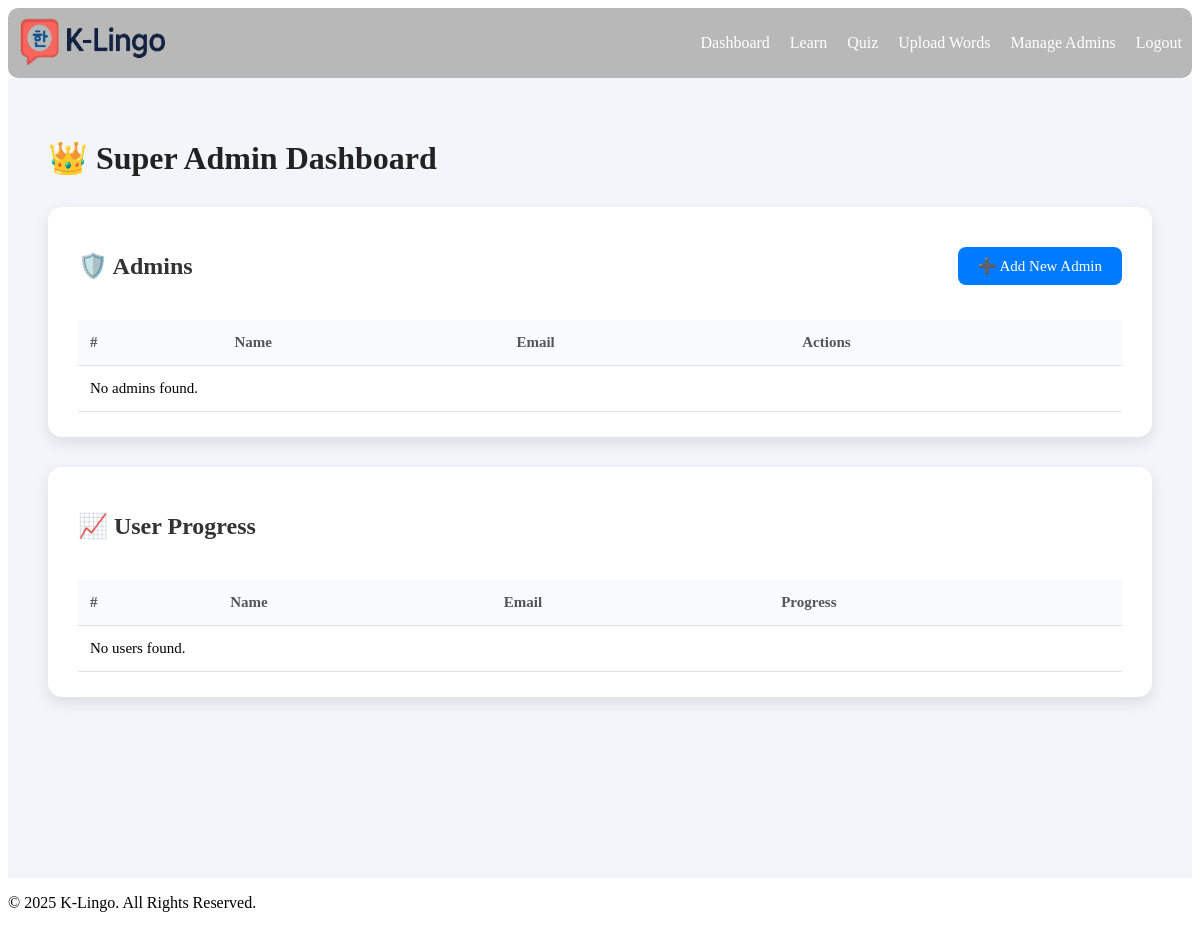
Page /views/superadmin/manage-admins.php (signed in) on the earlier database version.
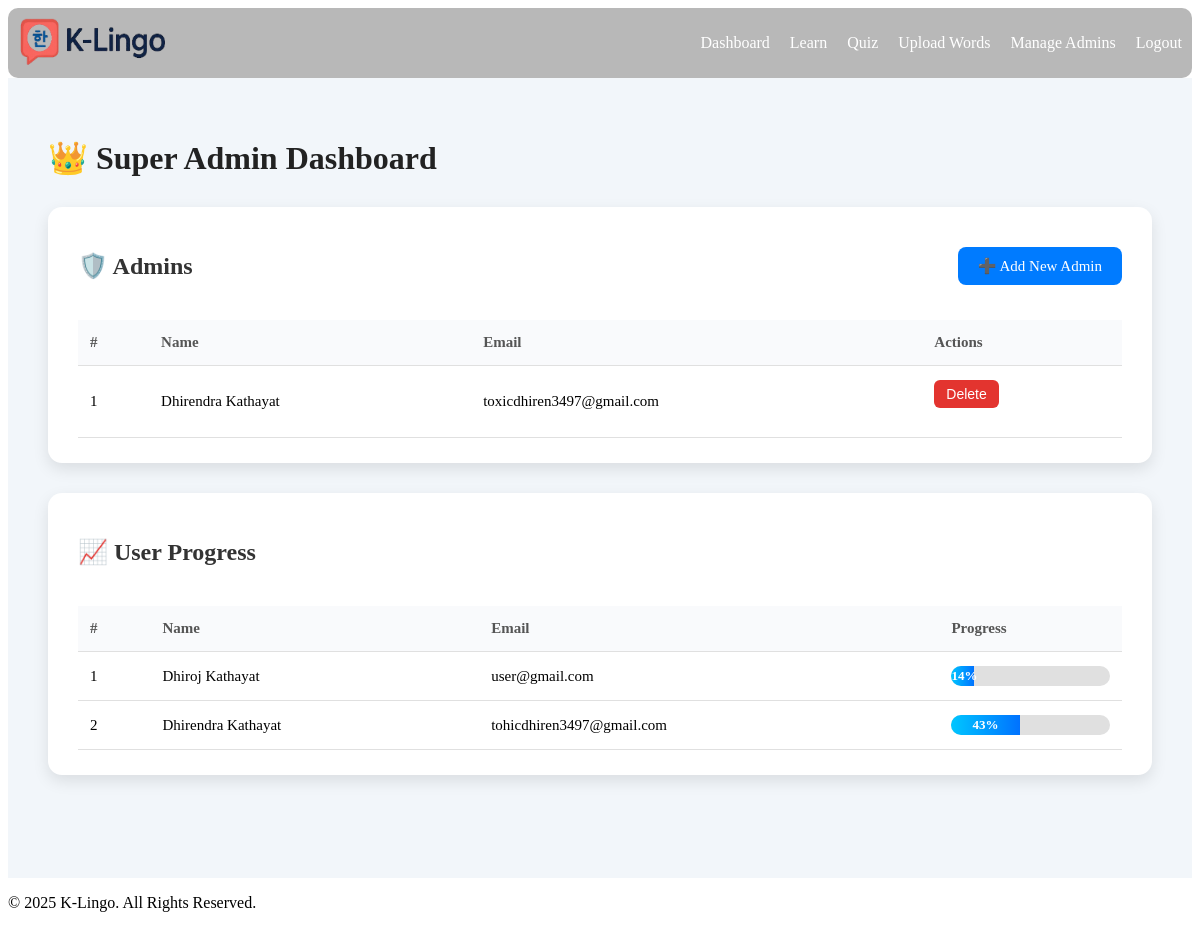
Same page on the later database version.
### tables this page shows
CREATE TABLE `users` (
  `id` int(11) NOT NULL,
  `name` varchar(100) NOT NULL,
  `email` varchar(100) NOT NULL,
  `password` varchar(255) NOT NULL,
  `role` enum('user','admin','super_admin') DEFAULT 'user',
  `created_at` timestamp NOT NULL DEFAULT current_timestamp()
);

### includes/auth.php (called while the page is built, shortened)
<?php
function isAdmin() {
    return isset($_SESSION['role']) && ($_SESSION['role'] === 'admin' || $_SESSION['role'] === 'super_admin');
}
function isSuperAdmin() {
    return isset($_SESSION['role']) && $_SESSION['role'] === 'super_admin';
}
?>

### views/superadmin/manage-admins.php (the view, shortened to what this page needs)
<?php
require_once('../../includes/db.php');
require_once('../../includes/auth.php');
$admins = [];
$adminQuery = "SELECT id, name, email FROM users WHERE role = 'admin'";
$result = $conn->query($adminQuery);
if ($result) {
    while ($row = $result->fetch_assoc()) {
        $admins[] = $row;
    }
} else {
    die("Admin Query Failed: " . $conn->error);
}
$totalLessonsQuery = "SELECT COUNT(*) as total_lessons FROM lessons";
$totalLessonsResult = $conn->query($totalLessonsQuery);
$totalLessons = 0;
if ($totalLessonsResult) {
    $row = $totalLessonsResult->fetch_assoc();
    $totalLessons = (int)$row['total_lessons'];
} else {
    die("Total Lessons Query Failed: " . $conn->error);
}
$users = [];
$userQuery = "
    SELECT u.id, u.name, u.email, u.role,
           SUM(CASE WHEN p.completed = 1 THEN 1 ELSE 0 END) AS completed_lessons
    FROM users u
    LEFT JOIN user_progress p ON u.id = p.user_id
    WHERE u.role = 'user'
    GROUP BY u.id
";
$userResult = $conn->query($userQuery);
if ($userResult) {
    while ($row = $userResult->fetch_assoc()) {
        $users[] = $row;
    }
} else {
    die("User Query Failed: " . $conn->error);
}
?>
<?php include('../../includes/header.php'); ?>
<div class="superadmin-container">
    <h1>👑 Super Admin Dashboard</h1>
    <div class="card">
        <div class="card-header">
            <h2>🛡️ Admins</h2>
            <a href="create-admin.php" class="btn-primary">➕ Add New Admin</a>
        </div>
        <div class="table-wrapper">
        <table>
            <thead>
                <tr>
                    <th>#</th>
                    <th>Name</th>
                    <th>Email</th>
                    <th>Actions</th>
                </tr>
            </thead>
            <tbody>
                <?php if (count($admins) > 0): ?>
                    <?php foreach ($admins as $index => $admin): ?>
                        <tr>
                            <td><?php echo $index + 1; ?></td>
                            <td><?php echo htmlspecialchars($admin['name']); ?></td>
                            <td><?php echo htmlspecialchars($admin['email']); ?></td>
                            <td>
                                <form action="delete-admin.php" method="POST" onsubmit="return confirm('Are you sure you want to delete this admin?');">
                                    <button type="submit" class="btn-danger"> Delete</button>
                                </form>
                            </td>
                        </tr>
                    <?php endforeach; ?>
                <?php else: ?>
                    <tr><td colspan="4">No admins found.</td></tr>
                <?php endif; ?>
            </tbody>
        </table>
        </div>
    </div>
    <div class="card">
        <div class="card-header">
            <h2>📈 User Progress</h2>
        </div>
        <div class="table-wrapper">
        <table>
            <thead>
                <tr>
                    <th>#</th>
                    <th>Name</th>
                    <th>Email</th>
                    <th>Progress</th>
                </tr>
            </thead>
            <tbody>
                <?php if (count($users) > 0): ?>
                    <?php foreach ($users as $index => $user): ?>
                        <tr>
                            <td><?php echo $index + 1; ?></td>
                            <td><?php echo htmlspecialchars($user['name']); ?></td>
                            <td><?php echo htmlspecialchars($user['email']); ?></td>
                            <td>
                                <?php
                                    $progress = 0;
                                    if ($totalLessons > 0) {
                                        $progress = round(($user['completed_lessons'] / $totalLessons) * 100);
                                    }
                                ?>
                                <div class="progress-bar">
                                    <div class="progress-fill" style="width: <?php echo $progress; ?>%;">
                                        <?php echo $progress; ?>%
                                    </div>
                                </div>
                            </td>
                        </tr>
                    <?php endforeach; ?>
                <?php else: ?>
                    <tr><td colspan="4">No users found.</td></tr>
                <?php endif; ?>
            </tbody>
        </table>
        </div>
    </div>
</div>
<?php include('../../includes/footer.php'); ?>

### includes/header.php (shortened to what this page needs)
<header>
    <nav>
        <div class="logo">
            <a href="/klingo/views/dashboard.php">
                <img src="/klingo/assets/images/logo.png" alt="logo" style="width: 150px; height: 50px;">
            </a>
        </div>
        <ul id="nav-links">
            <?php if (isset($_SESSION['user_id'])): ?>
                <li><a href="/klingo/views/dashboard.php">Dashboard</a></li>
                <li><a href="/klingo/views/learn.php">Learn</a></li>
                <li><a href="/klingo/views/quiz.php">Quiz</a></li>
                <?php if (isAdmin()): ?>
                    <li><a href="/klingo/views/admin/upload.php">Upload Words</a></li>
                <?php endif; ?>
                <?php if (isSuperAdmin()): ?>
                    <li><a href="/klingo/views/superadmin/manage-admins.php">Manage Admins</a></li>
                <?php endif; ?>
                <li><a href="/klingo/api/logout.php">Logout</a></li>
            <?php else: ?>
                <li><a href="/klingo/views/login.php">Login</a></li>
                <li><a href="/klingo/views/register.php">Register</a></li>
            <?php endif; ?>
        </ul>
    </nav>
</header>

### includes/footer.php (shortened to what this page needs)
<footer>
    <p>&copy; <?php echo date('Y'); ?> K-Lingo. All Rights Reserved.</p>
</footer>
</body>
</html>

### includes/header.php (style rules this page uses)
header { z-index: 9999; background-color: rgba(83, 83, 83, 0.41); color: #efff; padding: 10px 0; border-radius: 10px; }
nav { display: flex; justify-content: space-between; align-items: center; max-width: 1200px; margin: 0 auto; padding: 0 10px; position: relative; }
.logo a { text-decoration: none; }
ul { list-style: none; display: flex; gap: 20px; transition: all 0.3s ease-in-out; }
li a { color: #fff; text-decoration: none; font-size: 16px; }

### views/superadmin/manage-admins.php (style rules this page uses)
.superadmin-container { padding: 40px; background: #f2f6fa; min-height: 90vh; }
h1 { font-size: 32px; margin-bottom: 30px; color: #222; }
.card { background: #fff; padding: 25px 30px; margin-bottom: 30px; border-radius: 14px; box-shadow: 0 6px 16px rgba(0,0,0,0.1); }
.card-header { display: flex; justify-content: space-between; align-items: center; margin-bottom: 20px; }
h2 { font-size: 24px; color: #333; }
.btn-primary { background: #007bff; color: white; padding: 10px 20px; text-decoration: none; border-radius: 8px; font-size: 15px; transition: background 0.3s ease; }
.btn-danger { background: #e3342f; color: white; padding: 6px 12px; border: none; border-radius: 6px; cursor: pointer; font-size: 14px; transition: background 0.3s ease; }
.table-wrapper { overflow-x: auto; }
table { width: 100%; border-collapse: collapse; font-size: 15px; }
th, td { padding: 14px 12px; text-align: left; border-bottom: 1px solid #e0e0e0; }
thead { background: #f9fafc; }
th { color: #555; }
.progress-bar { background: #e0e0e0; border-radius: 30px; overflow: hidden; height: 20px; width: 100%; position: relative; }
.progress-fill { background: linear-gradient(90deg, #00c6ff, #0072ff); height: 100%; color: #fff; font-size: 13px; font-weight: bold; text-align: center; line-height: 20px; }

Differences in the rows shown:
added users: name "Dhirendra Kathayat", email "toxicdhiren3497@gmail.com", shown under "🛡️ Admins"
added users: name "Dhiroj Kathayat", email "user@gmail.com", progress "14", shown under "📈 User Progress"
added users: name "Dhirendra Kathayat", email "tohicdhiren3497@gmail.com", progress "43", shown under "📈 User Progress"
Other differences:
text no longer shown: "No admins found. No users found."
